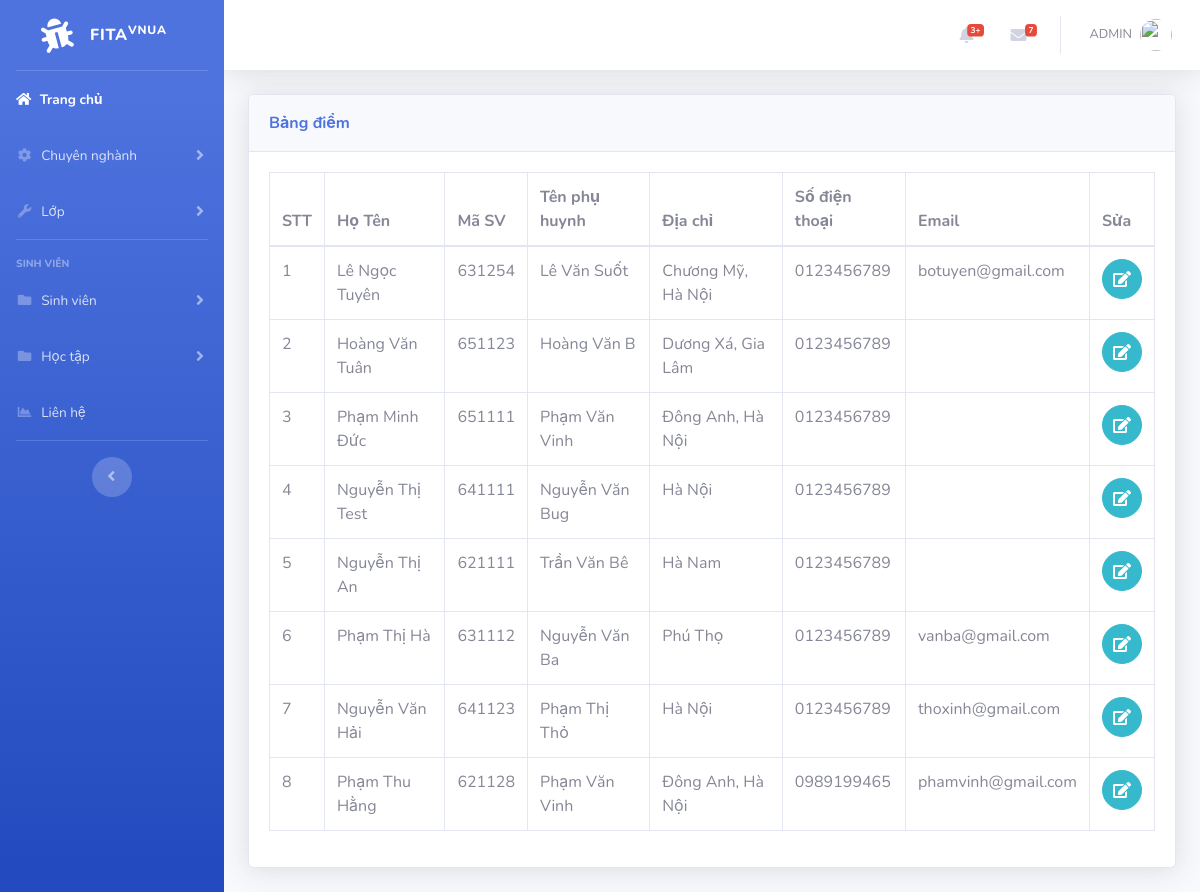
The page /parent.php on the database as committed earlier.
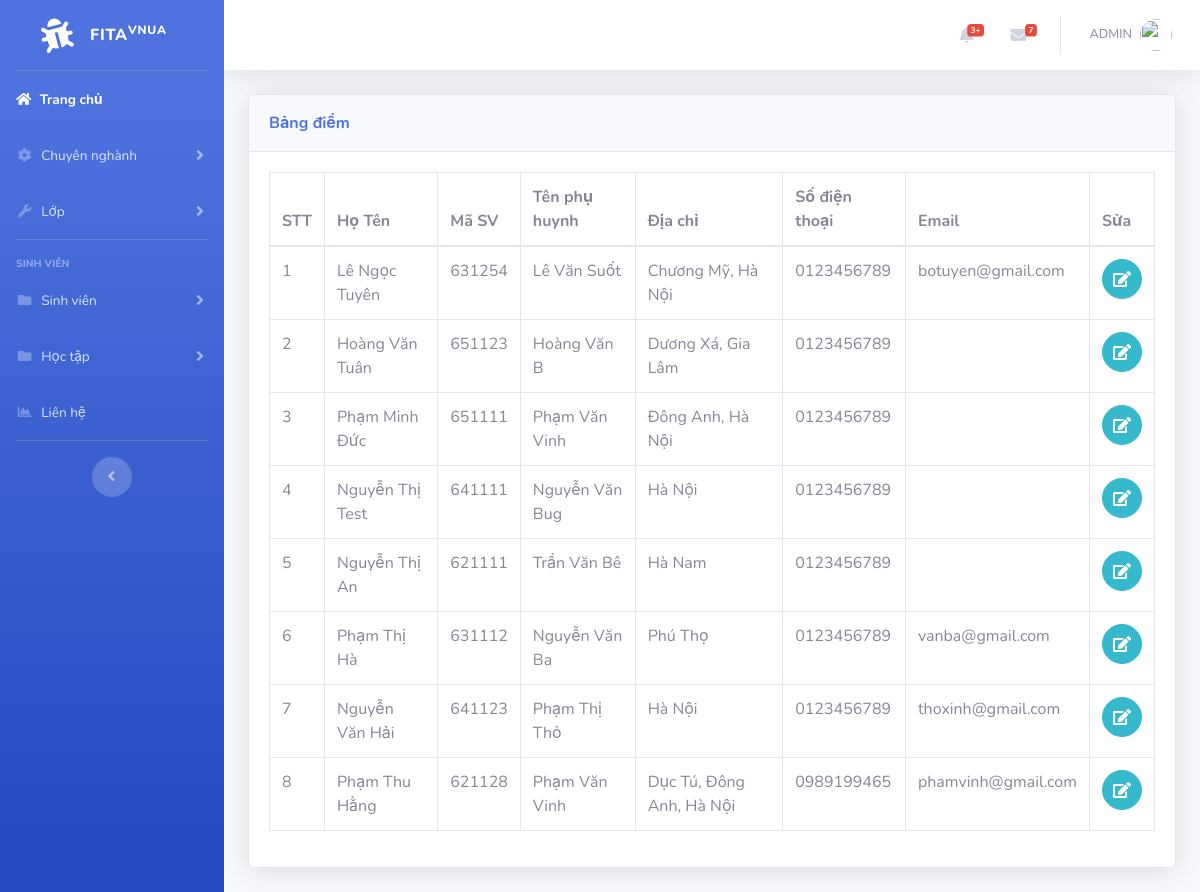
The same page on the database as committed later.
### tables this page shows
CREATE TABLE `student` (
  `id` int(11) NOT NULL,
  `name` varchar(50) NOT NULL,
  `code` varchar(6) NOT NULL,
  `class` varchar(50) NOT NULL,
  `phone` varchar(50) NOT NULL,
  `email` varchar(50) NOT NULL,
  `id_pos` int(6) NOT NULL
);

CREATE TABLE `parents` (
  `id` int(11) NOT NULL,
  `id_sv` int(11) NOT NULL,
  `namep` varchar(50) NOT NULL,
  `addp` varchar(50) NOT NULL,
  `phonep` varchar(10) NOT NULL,
  `emailp` varchar(50) NOT NULL
);

### parent.php (the view, shortened to what this page needs)
<?php
include('includes/header.php');
include('includes/navbar.php');
include('includes/connect.php');
?>
<div class="container-fluid">
<div class="card shadow mb-4">
  <div class="card-header py-3">
    <h7 class="m-0 font-weight-bold text-primary">Bảng điểm
    </h7>
  </div>
  <div class="card-body">
  <div class="table-responsive">
<?php
$query="SELECT student.name,code, parents.id, namep, addp, phonep, emailp FROM student INNER JOIN parents ON student.id = parents.id_sv";
$query_run=mysqli_query($connect,$query);
 ?>
      <table class="table table-bordered" id="dataTable" width="100%" cellspacing="0">
        <thead>
          <tr>
            <th>STT</th>
            <th>Họ Tên</th>
            <th>Mã SV</th>
            <th>Tên phụ huynh</>
            <th>Địa chỉ</th>
            <th>Số điện thoại</th>
            <th>Email</th>
            <th>Sửa</th>
          </tr>
        </thead>
        <tbody>
          <?php
              $no = 1;
              if(mysqli_num_rows($query_run)>0)
              {
                while($row=mysqli_fetch_assoc($query_run))
                {
                  ?>
                      <tr>
                        <td><?php echo $no; ?></td>
                        <td><?php echo $row['name']; ?></td>
                        <td><?php echo $row['code']; ?></td>
                        <td><?php echo $row['namep']; ?></td>
                        <td><?php echo $row['addp']; ?></td>
                        <td><?php echo $row['phonep']; ?></td>
                        <td><?php echo $row['emailp']; ?></td>
                        <td>
                            <form action="edit_parent.php" method="post">
                                <button  type="submit" name="edit_parent" class="btn btn-info btn-circle"><i class="fa fa-edit edit"></i></button>
                            </form>
                        </td>
                      </tr>
                  <?php
                   $no++;
                }
              }
              else
              {
                echo "Not found";
              }
           ?>
        </tbody>
      </table>
    </div>
  </div>
</div>
</div>

Rows that differ between the two databases and show on the page:
changed through a linked row, student "Phạm Thu Hằng": parents.addp "Đông Anh, Hà Nội" → "Dục Tú, Đông Anh, Hà Nội"
